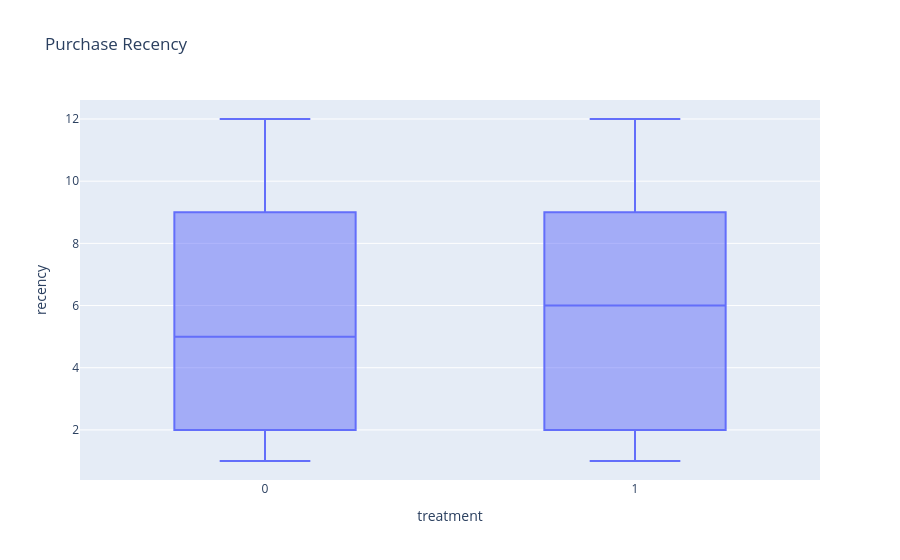

Write notebook code for a chart like this one.
### Markdown cell above
### Historical Spending

Historical spending is a strong indicator of customer purchasing behavior and one of the most important covariates when evaluating marketing campaigns.

The average historical spending is:

- **Control Group:** \$240.88
- **Treatment Group:** \$242.69

The median spending is also very similar across both groups.

These results suggest that customers in the treatment and control groups had comparable purchasing histories prior to the campaign. This indicates good baseline balance for the `history` variable and reduces concerns that historical spending alone influenced treatment assignment.

While this is encouraging, balance should also be assessed across other customer characteristics before drawing conclusions about the comparability of the two groups.

### Code cell
px.box(
    df,
    x="treatment",
    y="recency",
    title="Purchase Recency"
)

### Figure 1 — Plotly figure (JSON) as saved in the notebook; plotly's stock layout.template omitted (floating-point values rounded to 4 significant figures; data arrays with more than 128 entries replaced by an {"elided": "..."} marker saying what was removed)
{"data": [{"alignmentgroup": "True", "hovertemplate": "treatment=%{x}<br>recency=%{y}<extra></extra>", "legendgroup": "", "marker": {"color": "#636efa"}, "name": "", "notched": false, "offsetgroup": "", "orientation": "v", "showlegend": false, "type": "box", "x": {"elided": "64000 int values"}, "x0": " ", "xaxis": "x", "y": {"elided": "64000 int values"}, "y0": " ", "yaxis": "y"}], "layout": {"boxmode": "group", "legend": {"tracegroupgap": 0}, "title": {"text": "Purchase Recency"}, "xaxis": {"anchor": "y", "domain": [0, 1], "title": {"text": "treatment"}}, "yaxis": {"anchor": "x", "domain": [0, 1], "title": {"text": "recency"}}}}
